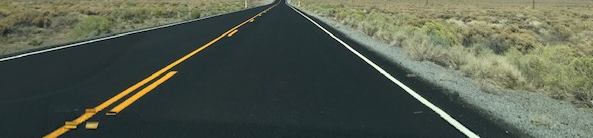
#> input picture Homework 4/HWY447.png, 593 x 138 px, found by its file name
$ python 4.1.py
#> lines starting #> are read from the running program, lines starting #| are printed output that depends on the picture; after the words box and inside, x2 and y2 are one past the last pixel; in counts of white or black regions, pixels touching at a corner belong together
import cv2
import numpy as np

# reads image
hwy = cv2.imread('Homework 4/HWY447.png')
#> hwy is the input picture: shape (138, 593, 3); mean B, G, R 77.7, 91.4, 83.5

# converts color image to grayscale
gray = cv2.cvtColor(hwy, cv2.COLOR_BGR2GRAY)
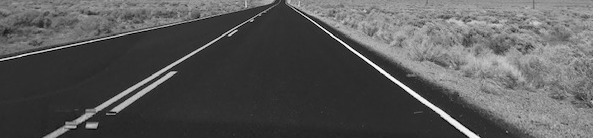
#> gray: shape (138, 593); min 1, max 253, mean 87.4

# applies median blur to remove background noise
blur = cv2.medianBlur(gray,5)
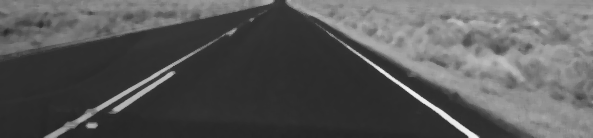
#> blur: shape (138, 593); min 37, max 241, mean 87.3

# canny edge detection, Canny(image source, minimum threshold, maximum threshold)
edges = cv2.Canny(blur, 80, 110)
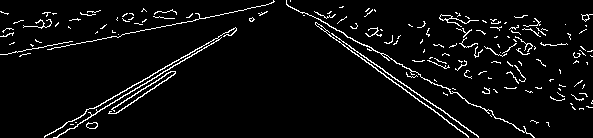
#> edges: shape (138, 593); 4.8% white in thin lines or dots

# applies probabilistic hough line transform method on 'edges' to obtain line end points
# returns list of endpoints for each line, with each element in the array being 4 integers (x1, y1, x2, y2)
lines = cv2.HoughLinesP(
            edges,
            1, # Distance resolution in pixels
            np.pi / 180, # Angle resolution in radians
            threshold = 120, # Min number of votes for valid line
            minLineLength = 30, # Min allowed length of line
            maxLineGap = 120 # Max allowed gap between line for joining them
            )
#> lines = [[56, 137, 266, 11], [286, 1, 478, 136], [44, 136, 258, 13], [286, 4, 468, 136], [44, 137, 261, 12], [22, 54, 286, 3]]

# iterates over lines, connects endpoints by drawing lines, adds endpoints to new array lines_array
linesArray = []
for points in lines:
    # Extracted points nested in the array
    x1,y1,x2,y2 = points[0]

    # Draw the lines joing the points on the original image 'hwy'
    cv2.line(hwy, (x1,y1), (x2,y2), (0,0,255), 2)
#> this loop made 6 passes
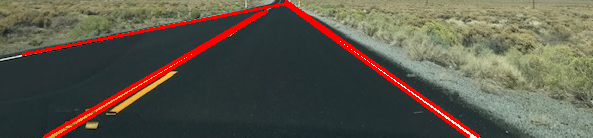
#> hwy: shape (138, 593, 3); 4.79% of pixels changed, all inside (x1, y1, x2, y2) = (21, 0, 480, 138)

# prints all endpoints in lines array
print(lines)
#| [[[ 56 137 266  11]]
#|  [[286   1 478 136]]
#|  [[ 44 136 258  13]]
#|  [[286   4 468 136]]
#|  [[ 44 137 261  12]]
#|  [[ 22  54 286   3]]]

# Save the result image as 'detectedLines.png'
cv2.imwrite('Homework 4/detectedLines.png',hwy)

# draws line for path to be taken
# "destination" point found by analyzing endpoints
cv2.line(hwy, (int(hwy.shape[0]/2), int(hwy.shape[1])), (286, 7), (0,255,0), 2)
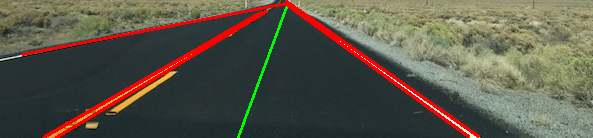
#> hwy: shape (138, 593, 3); 0.46% of pixels changed, all inside (x1, y1, x2, y2) = (237, 6, 288, 138)
cv2.imwrite('Homework 4/pathDrawn.png',hwy)
